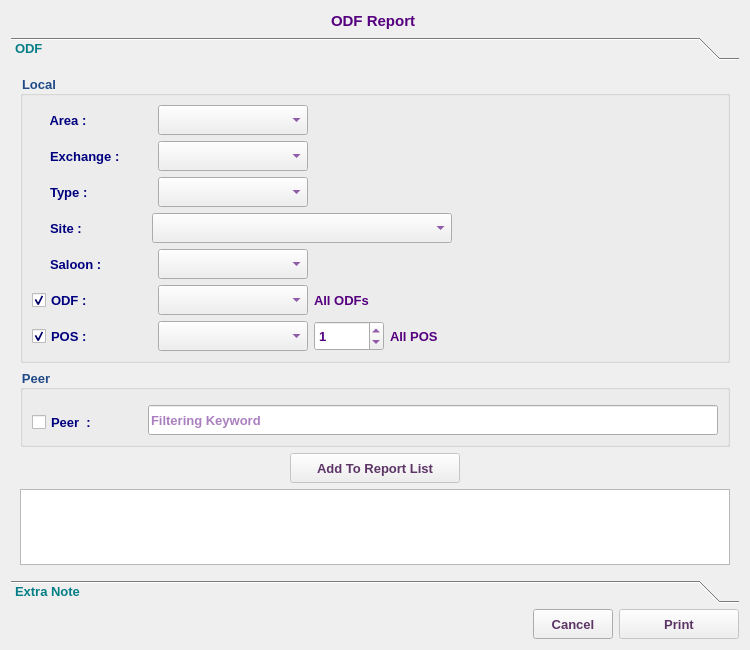
<?xml version="1.0" encoding="UTF-8"?>
<ui version="4.0">
 <class>OdfReportDialog</class>
 <widget class="QDialog" name="OdfReportDialog">
  <property name="geometry">
   <rect>
    <x>0</x>
    <y>0</y>
    <width>750</width>
    <height>650</height>
   </rect>
  </property>
  <property name="minimumSize">
   <size>
    <width>750</width>
    <height>650</height>
   </size>
  </property>
  <property name="font">
   <font>
    <family>Tahoma</family>
    <pointsize>10</pointsize>
   </font>
  </property>
  <property name="windowTitle">
   <string>ODF Report </string>
  </property>
  <property name="windowIcon">
   <iconset resource="../../../../image.qrc">
    <normaloff>:/Image/report.png</normaloff>:/Image/report.png</iconset>
  </property>
  <layout class="QVBoxLayout" name="verticalLayout">
   <item>
    <layout class="QHBoxLayout" name="horizontalLayout_2">
     <item>
      <spacer name="horizontalSpacer_3">
       <property name="font">
        <font>
         <family>Tahoma</family>
         <pointsize>10</pointsize>
        </font>
       </property>
       <property name="orientation">
        <enum>Qt::Horizontal</enum>
       </property>
       <property name="sizeHint" stdset="0">
        <size>
         <width>40</width>
         <height>20</height>
        </size>
       </property>
      </spacer>
     </item>
     <item>
      <widget class="QLabel" name="label_2">
       <property name="font">
        <font>
         <family>Tahoma</family>
         <pointsize>11</pointsize>
         <weight>75</weight>
         <bold>true</bold>
        </font>
       </property>
       <property name="styleSheet">
        <string notr="true">color: rgb(85, 0, 127);</string>
       </property>
       <property name="text">
        <string>ODF Report </string>
       </property>
      </widget>
     </item>
     <item>
      <spacer name="horizontalSpacer_2">
       <property name="font">
        <font>
         <family>Tahoma</family>
         <pointsize>10</pointsize>
        </font>
       </property>
       <property name="orientation">
        <enum>Qt::Horizontal</enum>
       </property>
       <property name="sizeHint" stdset="0">
        <size>
         <width>40</width>
         <height>20</height>
        </size>
       </property>
      </spacer>
     </item>
    </layout>
   </item>
   <item>
    <widget class="QToolBox" name="toolBox">
     <property name="font">
      <font>
       <weight>75</weight>
       <bold>true</bold>
      </font>
     </property>
     <property name="styleSheet">
      <string notr="true">color: rgb(4, 127, 135);</string>
     </property>
     <property name="currentIndex">
      <number>0</number>
     </property>
     <widget class="QWidget" name="page">
      <property name="geometry">
       <rect>
        <x>0</x>
        <y>-20</y>
        <width>718</width>
        <height>526</height>
       </rect>
      </property>
      <attribute name="label">
       <string>ODF</string>
      </attribute>
      <layout class="QVBoxLayout" name="verticalLayout_7">
       <item>
        <widget class="QGroupBox" name="groupBox">
         <property name="font">
          <font>
           <family>Tahoma</family>
           <pointsize>10</pointsize>
           <weight>75</weight>
           <bold>true</bold>
          </font>
         </property>
         <property name="styleSheet">
          <string notr="true">color: rgb(32, 74, 135);</string>
         </property>
         <property name="title">
          <string>Local</string>
         </property>
         <layout class="QVBoxLayout" name="verticalLayout_6">
          <item>
           <layout class="QHBoxLayout" name="horizontalLayout_9">
            <item>
             <layout class="QVBoxLayout" name="verticalLayout_3">
              <item>
               <layout class="QHBoxLayout" name="horizontalLayout">
                <item>
                 <widget class="QLabel" name="label">
                  <property name="sizePolicy">
                   <sizepolicy hsizetype="Preferred" vsizetype="Preferred">
                    <horstretch>0</horstretch>
                    <verstretch>0</verstretch>
                   </sizepolicy>
                  </property>
                  <property name="minimumSize">
                   <size>
                    <width>120</width>
                    <height>30</height>
                   </size>
                  </property>
                  <property name="maximumSize">
                   <size>
                    <width>120</width>
                    <height>30</height>
                   </size>
                  </property>
                  <property name="font">
                   <font>
                    <family>Tahoma</family>
                    <pointsize>10</pointsize>
                    <weight>75</weight>
                    <bold>true</bold>
                   </font>
                  </property>
                  <property name="styleSheet">
                   <string notr="true">color: rgb(0, 0, 127);</string>
                  </property>
                  <property name="text">
                   <string>     Area :</string>
                  </property>
                 </widget>
                </item>
                <item>
                 <widget class="QComboBox" name="areaCB">
                  <property name="minimumSize">
                   <size>
                    <width>150</width>
                    <height>30</height>
                   </size>
                  </property>
                  <property name="maximumSize">
                   <size>
                    <width>150</width>
                    <height>30</height>
                   </size>
                  </property>
                  <property name="font">
                   <font>
                    <family>Tahoma</family>
                    <pointsize>10</pointsize>
                    <weight>75</weight>
                    <bold>true</bold>
                   </font>
                  </property>
                  <property name="styleSheet">
                   <string notr="true">color: rgb(85, 0, 127);</string>
                  </property>
                 </widget>
                </item>
                <item>
                 <spacer name="horizontalSpacer_9">
                  <property name="font">
                   <font>
                    <family>Tahoma</family>
                    <pointsize>10</pointsize>
                   </font>
                  </property>
                  <property name="orientation">
                   <enum>Qt::Horizontal</enum>
                  </property>
                  <property name="sizeHint" stdset="0">
                   <size>
                    <width>40</width>
                    <height>20</height>
                   </size>
                  </property>
                 </spacer>
                </item>
               </layout>
              </item>
              <item>
               <layout class="QHBoxLayout" name="horizontalLayout_3">
                <item>
                 <widget class="QLabel" name="allExchLbl_4">
                  <property name="sizePolicy">
                   <sizepolicy hsizetype="Preferred" vsizetype="Preferred">
                    <horstretch>0</horstretch>
                    <verstretch>0</verstretch>
                   </sizepolicy>
                  </property>
                  <property name="minimumSize">
                   <size>
                    <width>120</width>
                    <height>30</height>
                   </size>
                  </property>
                  <property name="maximumSize">
                   <size>
                    <width>120</width>
                    <height>30</height>
                   </size>
                  </property>
                  <property name="font">
                   <font>
                    <family>Tahoma</family>
                    <pointsize>10</pointsize>
                    <weight>75</weight>
                    <bold>true</bold>
                   </font>
                  </property>
                  <property name="styleSheet">
                   <string notr="true">color: rgb(0, 0, 127);</string>
                  </property>
                  <property name="text">
                   <string>     Exchange :</string>
                  </property>
                 </widget>
                </item>
                <item>
                 <widget class="QComboBox" name="abbrCB">
                  <property name="minimumSize">
                   <size>
                    <width>150</width>
                    <height>30</height>
                   </size>
                  </property>
                  <property name="maximumSize">
                   <size>
                    <width>150</width>
                    <height>30</height>
                   </size>
                  </property>
                  <property name="font">
                   <font>
                    <family>Tahoma</family>
                    <pointsize>10</pointsize>
                    <weight>75</weight>
                    <bold>true</bold>
                   </font>
                  </property>
                  <property name="styleSheet">
                   <string notr="true">color: rgb(85, 0, 127);</string>
                  </property>
                 </widget>
                </item>
                <item>
                 <spacer name="horizontalSpacer">
                  <property name="font">
                   <font>
                    <family>Tahoma</family>
                    <pointsize>10</pointsize>
                   </font>
                  </property>
                  <property name="orientation">
                   <enum>Qt::Horizontal</enum>
                  </property>
                  <property name="sizeHint" stdset="0">
                   <size>
                    <width>40</width>
                    <height>20</height>
                   </size>
                  </property>
                 </spacer>
                </item>
               </layout>
              </item>
              <item>
               <layout class="QHBoxLayout" name="horizontalLayout_8">
                <item>
                 <widget class="QLabel" name="allExchLbl_2">
                  <property name="sizePolicy">
                   <sizepolicy hsizetype="Preferred" vsizetype="Preferred">
                    <horstretch>0</horstretch>
                    <verstretch>0</verstretch>
                   </sizepolicy>
                  </property>
                  <property name="minimumSize">
                   <size>
                    <width>120</width>
                    <height>30</height>
                   </size>
                  </property>
                  <property name="maximumSize">
                   <size>
                    <width>120</width>
                    <height>30</height>
                   </size>
                  </property>
                  <property name="font">
                   <font>
                    <family>Tahoma</family>
                    <pointsize>10</pointsize>
                    <weight>75</weight>
                    <bold>true</bold>
                   </font>
                  </property>
                  <property name="styleSheet">
                   <string notr="true">color: rgb(0, 0, 127);</string>
                  </property>
                  <property name="text">
                   <string>     Type :</string>
                  </property>
                 </widget>
                </item>
                <item>
                 <widget class="QComboBox" name="typeCB">
                  <property name="minimumSize">
                   <size>
                    <width>150</width>
                    <height>30</height>
                   </size>
                  </property>
                  <property name="maximumSize">
                   <size>
                    <width>150</width>
                    <height>30</height>
                   </size>
                  </property>
                  <property name="font">
                   <font>
                    <family>Tahoma</family>
                    <pointsize>10</pointsize>
                    <weight>75</weight>
                    <bold>true</bold>
                   </font>
                  </property>
                  <property name="styleSheet">
                   <string notr="true">color: rgb(85, 0, 127);</string>
                  </property>
                 </widget>
                </item>
                <item>
                 <spacer name="horizontalSpacer_4">
                  <property name="font">
                   <font>
                    <family>Tahoma</family>
                    <pointsize>10</pointsize>
                   </font>
                  </property>
                  <property name="orientation">
                   <enum>Qt::Horizontal</enum>
                  </property>
                  <property name="sizeHint" stdset="0">
                   <size>
                    <width>40</width>
                    <height>20</height>
                   </size>
                  </property>
                 </spacer>
                </item>
               </layout>
              </item>
             </layout>
            </item>
            <item>
             <widget class="QLabel" name="label_3">
              <property name="font">
               <font>
                <family>Tahoma</family>
                <pointsize>10</pointsize>
               </font>
              </property>
              <property name="text">
               <string/>
              </property>
              <property name="pixmap">
               <pixmap resource="../../../../image.qrc">:/Image/fiber.png</pixmap>
              </property>
             </widget>
            </item>
           </layout>
          </item>
          <item>
           <widget class="QFrame" name="siteFrame">
            <property name="font">
             <font>
              <family>Tahoma</family>
              <pointsize>10</pointsize>
             </font>
            </property>
            <property name="frameShape">
             <enum>QFrame::NoFrame</enum>
            </property>
            <property name="frameShadow">
             <enum>QFrame::Raised</enum>
            </property>
            <property name="lineWidth">
             <number>0</number>
            </property>
            <layout class="QVBoxLayout" name="verticalLayout_2">
             <property name="spacing">
              <number>0</number>
             </property>
             <property name="leftMargin">
              <number>0</number>
             </property>
             <property name="topMargin">
              <number>0</number>
             </property>
             <property name="rightMargin">
              <number>0</number>
             </property>
             <property name="bottomMargin">
              <number>0</number>
             </property>
             <item>
              <layout class="QHBoxLayout" name="horizontalLayout_7">
               <item>
                <widget class="QLabel" name="allExchLbl_3">
                 <property name="sizePolicy">
                  <sizepolicy hsizetype="Preferred" vsizetype="Preferred">
                   <horstretch>0</horstretch>
                   <verstretch>0</verstretch>
                  </sizepolicy>
                 </property>
                 <property name="minimumSize">
                  <size>
                   <width>120</width>
                   <height>30</height>
                  </size>
                 </property>
                 <property name="maximumSize">
                  <size>
                   <width>120</width>
                   <height>30</height>
                  </size>
                 </property>
                 <property name="font">
                  <font>
                   <family>Tahoma</family>
                   <pointsize>10</pointsize>
                   <weight>75</weight>
                   <bold>true</bold>
                  </font>
                 </property>
                 <property name="styleSheet">
                  <string notr="true">color: rgb(0, 0, 127);</string>
                 </property>
                 <property name="text">
                  <string>     Site :</string>
                 </property>
                </widget>
               </item>
               <item>
                <widget class="QComboBox" name="siteCB">
                 <property name="minimumSize">
                  <size>
                   <width>300</width>
                   <height>30</height>
                  </size>
                 </property>
                 <property name="maximumSize">
                  <size>
                   <width>300</width>
                   <height>30</height>
                  </size>
                 </property>
                 <property name="font">
                  <font>
                   <family>Tahoma</family>
                   <pointsize>10</pointsize>
                   <weight>75</weight>
                   <bold>true</bold>
                  </font>
                 </property>
                 <property name="styleSheet">
                  <string notr="true">color: rgb(85, 0, 127);</string>
                 </property>
                </widget>
               </item>
               <item>
                <spacer name="horizontalSpacer_11">
                 <property name="font">
                  <font>
                   <family>Tahoma</family>
                   <pointsize>10</pointsize>
                  </font>
                 </property>
                 <property name="orientation">
                  <enum>Qt::Horizontal</enum>
                 </property>
                 <property name="sizeHint" stdset="0">
                  <size>
                   <width>40</width>
                   <height>20</height>
                  </size>
                 </property>
                </spacer>
               </item>
              </layout>
             </item>
            </layout>
           </widget>
          </item>
          <item>
           <layout class="QHBoxLayout" name="horizontalLayout_11">
            <item>
             <widget class="QLabel" name="allExchLbl_5">
              <property name="sizePolicy">
               <sizepolicy hsizetype="Preferred" vsizetype="Preferred">
                <horstretch>0</horstretch>
                <verstretch>0</verstretch>
               </sizepolicy>
              </property>
              <property name="minimumSize">
               <size>
                <width>120</width>
                <height>30</height>
               </size>
              </property>
              <property name="maximumSize">
               <size>
                <width>120</width>
                <height>30</height>
               </size>
              </property>
              <property name="font">
               <font>
                <family>Tahoma</family>
                <pointsize>10</pointsize>
                <weight>75</weight>
                <bold>true</bold>
               </font>
              </property>
              <property name="styleSheet">
               <string notr="true">color: rgb(0, 0, 127);</string>
              </property>
              <property name="text">
               <string>     Saloon :</string>
              </property>
             </widget>
            </item>
            <item>
             <widget class="QComboBox" name="saloonCB">
              <property name="minimumSize">
               <size>
                <width>150</width>
                <height>30</height>
               </size>
              </property>
              <property name="maximumSize">
               <size>
                <width>150</width>
                <height>30</height>
               </size>
              </property>
              <property name="font">
               <font>
                <family>Tahoma</family>
                <pointsize>10</pointsize>
                <weight>75</weight>
                <bold>true</bold>
               </font>
              </property>
              <property name="styleSheet">
               <string notr="true">color: rgb(85, 0, 127);</string>
              </property>
             </widget>
            </item>
            <item>
             <spacer name="horizontalSpacer_12">
              <property name="font">
               <font>
                <family>Tahoma</family>
                <pointsize>10</pointsize>
               </font>
              </property>
              <property name="orientation">
               <enum>Qt::Horizontal</enum>
              </property>
              <property name="sizeHint" stdset="0">
               <size>
                <width>40</width>
                <height>20</height>
               </size>
              </property>
             </spacer>
            </item>
           </layout>
          </item>
          <item>
           <layout class="QHBoxLayout" name="horizontalLayout_4">
            <item>
             <widget class="QCheckBox" name="odfChB">
              <property name="sizePolicy">
               <sizepolicy hsizetype="Preferred" vsizetype="Preferred">
                <horstretch>0</horstretch>
                <verstretch>0</verstretch>
               </sizepolicy>
              </property>
              <property name="minimumSize">
               <size>
                <width>120</width>
                <height>30</height>
               </size>
              </property>
              <property name="maximumSize">
               <size>
                <width>120</width>
                <height>30</height>
               </size>
              </property>
              <property name="font">
               <font>
                <family>Tahoma</family>
                <pointsize>10</pointsize>
                <weight>75</weight>
                <bold>true</bold>
               </font>
              </property>
              <property name="styleSheet">
               <string notr="true">color: rgb(0, 0, 127);</string>
              </property>
              <property name="text">
               <string>ODF :</string>
              </property>
              <property name="checked">
               <bool>true</bool>
              </property>
             </widget>
            </item>
            <item>
             <widget class="QComboBox" name="odfCB">
              <property name="minimumSize">
               <size>
                <width>150</width>
                <height>30</height>
               </size>
              </property>
              <property name="maximumSize">
               <size>
                <width>150</width>
                <height>30</height>
               </size>
              </property>
              <property name="font">
               <font>
                <family>Tahoma</family>
                <pointsize>10</pointsize>
                <weight>75</weight>
                <bold>true</bold>
               </font>
              </property>
              <property name="styleSheet">
               <string notr="true">color: rgb(85, 0, 127);</string>
              </property>
             </widget>
            </item>
            <item>
             <widget class="QLabel" name="allOdfLbl">
              <property name="minimumSize">
               <size>
                <width>80</width>
                <height>30</height>
               </size>
              </property>
              <property name="maximumSize">
               <size>
                <width>80</width>
                <height>30</height>
               </size>
              </property>
              <property name="font">
               <font>
                <family>Tahoma</family>
                <pointsize>10</pointsize>
                <weight>75</weight>
                <bold>true</bold>
               </font>
              </property>
              <property name="styleSheet">
               <string notr="true">color: rgb(85, 0, 127);</string>
              </property>
              <property name="text">
               <string>All ODFs</string>
              </property>
             </widget>
            </item>
            <item>
             <spacer name="horizontalSpacer_5">
              <property name="font">
               <font>
                <family>Tahoma</family>
                <pointsize>10</pointsize>
               </font>
              </property>
              <property name="orientation">
               <enum>Qt::Horizontal</enum>
              </property>
              <property name="sizeHint" stdset="0">
               <size>
                <width>40</width>
                <height>20</height>
               </size>
              </property>
             </spacer>
            </item>
           </layout>
          </item>
          <item>
           <layout class="QHBoxLayout" name="horizontalLayout_10">
            <item>
             <widget class="QCheckBox" name="posChB">
              <property name="sizePolicy">
               <sizepolicy hsizetype="Preferred" vsizetype="Preferred">
                <horstretch>0</horstretch>
                <verstretch>0</verstretch>
               </sizepolicy>
              </property>
              <property name="minimumSize">
               <size>
                <width>120</width>
                <height>30</height>
               </size>
              </property>
              <property name="maximumSize">
               <size>
                <width>120</width>
                <height>30</height>
               </size>
              </property>
              <property name="font">
               <font>
                <family>Tahoma</family>
                <pointsize>10</pointsize>
                <weight>75</weight>
                <bold>true</bold>
               </font>
              </property>
              <property name="styleSheet">
               <string notr="true">color: rgb(0, 0, 127);</string>
              </property>
              <property name="text">
               <string>POS :</string>
              </property>
              <property name="checked">
               <bool>true</bool>
              </property>
             </widget>
            </item>
            <item>
             <widget class="QComboBox" name="posCB">
              <property name="minimumSize">
               <size>
                <width>150</width>
                <height>30</height>
               </size>
              </property>
              <property name="maximumSize">
               <size>
                <width>150</width>
                <height>30</height>
               </size>
              </property>
              <property name="font">
               <font>
                <family>Tahoma</family>
                <pointsize>10</pointsize>
                <weight>75</weight>
                <bold>true</bold>
               </font>
              </property>
              <property name="styleSheet">
               <string notr="true">color: rgb(85, 0, 127);</string>
              </property>
             </widget>
            </item>
            <item>
             <widget class="QSpinBox" name="posSB">
              <property name="minimumSize">
               <size>
                <width>70</width>
                <height>30</height>
               </size>
              </property>
              <property name="maximumSize">
               <size>
                <width>70</width>
                <height>30</height>
               </size>
              </property>
              <property name="font">
               <font>
                <family>Tahoma</family>
                <pointsize>10</pointsize>
                <weight>75</weight>
                <bold>true</bold>
               </font>
              </property>
              <property name="styleSheet">
               <string notr="true">color: rgb(85, 0, 127);</string>
              </property>
              <property name="maximum">
               <number>20</number>
              </property>
              <property name="value">
               <number>1</number>
              </property>
             </widget>
            </item>
            <item>
             <widget class="QLabel" name="allPosLbl">
              <property name="minimumSize">
               <size>
                <width>80</width>
                <height>30</height>
               </size>
              </property>
              <property name="maximumSize">
               <size>
                <width>80</width>
                <height>30</height>
               </size>
              </property>
              <property name="font">
               <font>
                <family>Tahoma</family>
                <pointsize>10</pointsize>
                <weight>75</weight>
                <bold>true</bold>
               </font>
              </property>
              <property name="styleSheet">
               <string notr="true">color: rgb(85, 0, 127);</string>
              </property>
              <property name="text">
               <string>All POS</string>
              </property>
             </widget>
            </item>
            <item>
             <spacer name="horizontalSpacer_10">
              <property name="font">
               <font>
                <family>Tahoma</family>
                <pointsize>10</pointsize>
               </font>
              </property>
              <property name="orientation">
               <enum>Qt::Horizontal</enum>
              </property>
              <property name="sizeHint" stdset="0">
               <size>
                <width>40</width>
                <height>20</height>
               </size>
              </property>
             </spacer>
            </item>
           </layout>
          </item>
         </layout>
        </widget>
       </item>
       <item>
        <widget class="QGroupBox" name="groupBox_2">
         <property name="font">
          <font>
           <family>Tahoma</family>
           <pointsize>10</pointsize>
           <weight>75</weight>
           <bold>true</bold>
          </font>
         </property>
         <property name="styleSheet">
          <string notr="true">color: rgb(32, 74, 135);</string>
         </property>
         <property name="title">
          <string>Peer</string>
         </property>
         <layout class="QVBoxLayout" name="verticalLayout_4">
          <item>
           <widget class="QFrame" name="siteFrame_2">
            <property name="font">
             <font>
              <family>Tahoma</family>
              <pointsize>10</pointsize>
             </font>
            </property>
            <property name="frameShape">
             <enum>QFrame::NoFrame</enum>
            </property>
            <property name="frameShadow">
             <enum>QFrame::Raised</enum>
            </property>
            <property name="lineWidth">
             <number>0</number>
            </property>
            <layout class="QVBoxLayout" name="verticalLayout_5">
             <property name="spacing">
              <number>0</number>
             </property>
             <property name="leftMargin">
              <number>0</number>
             </property>
             <property name="topMargin">
              <number>0</number>
             </property>
             <property name="rightMargin">
              <number>0</number>
             </property>
             <property name="bottomMargin">
              <number>0</number>
             </property>
            </layout>
           </widget>
          </item>
          <item>
           <layout class="QHBoxLayout" name="horizontalLayout_13">
            <item>
             <widget class="QCheckBox" name="peerChB">
              <property name="minimumSize">
               <size>
                <width>110</width>
                <height>30</height>
               </size>
              </property>
              <property name="maximumSize">
               <size>
                <width>110</width>
                <height>25</height>
               </size>
              </property>
              <property name="font">
               <font>
                <family>Tahoma</family>
                <pointsize>10</pointsize>
                <weight>75</weight>
                <bold>true</bold>
               </font>
              </property>
              <property name="styleSheet">
               <string notr="true">color: rgb(0, 0, 127);</string>
              </property>
              <property name="text">
               <string>Peer  :</string>
              </property>
              <property name="checked">
               <bool>false</bool>
              </property>
             </widget>
            </item>
            <item>
             <widget class="QLineEdit" name="peerLE">
              <property name="sizePolicy">
               <sizepolicy hsizetype="Expanding" vsizetype="Preferred">
                <horstretch>0</horstretch>
                <verstretch>0</verstretch>
               </sizepolicy>
              </property>
              <property name="minimumSize">
               <size>
                <width>300</width>
                <height>30</height>
               </size>
              </property>
              <property name="maximumSize">
               <size>
                <width>5000</width>
                <height>30</height>
               </size>
              </property>
              <property name="font">
               <font>
                <family>Tahoma</family>
                <pointsize>10</pointsize>
                <weight>75</weight>
                <bold>true</bold>
               </font>
              </property>
              <property name="styleSheet">
               <string notr="true">color: rgb(85, 0, 127);</string>
              </property>
              <property name="placeholderText">
               <string>Filtering Keyword</string>
              </property>
             </widget>
            </item>
           </layout>
          </item>
         </layout>
        </widget>
       </item>
       <item>
        <layout class="QHBoxLayout" name="horizontalLayout_6">
         <item>
          <spacer name="horizontalSpacer_7">
           <property name="font">
            <font>
             <family>Tahoma</family>
             <pointsize>10</pointsize>
            </font>
           </property>
           <property name="orientation">
            <enum>Qt::Horizontal</enum>
           </property>
           <property name="sizeHint" stdset="0">
            <size>
             <width>40</width>
             <height>20</height>
            </size>
           </property>
          </spacer>
         </item>
         <item>
          <widget class="QPushButton" name="addBtn">
           <property name="enabled">
            <bool>false</bool>
           </property>
           <property name="sizePolicy">
            <sizepolicy hsizetype="Preferred" vsizetype="Preferred">
             <horstretch>0</horstretch>
             <verstretch>0</verstretch>
            </sizepolicy>
           </property>
           <property name="minimumSize">
            <size>
             <width>170</width>
             <height>30</height>
            </size>
           </property>
           <property name="maximumSize">
            <size>
             <width>220</width>
             <height>30</height>
            </size>
           </property>
           <property name="font">
            <font>
             <family>Tahoma</family>
             <pointsize>10</pointsize>
             <weight>75</weight>
             <bold>true</bold>
            </font>
           </property>
           <property name="styleSheet">
            <string notr="true">color: rgb(92, 53, 102);</string>
           </property>
           <property name="text">
            <string>Add To Report List</string>
           </property>
           <property name="icon">
            <iconset resource="../../../../image.qrc">
             <normaloff>:/Image/add.png</normaloff>:/Image/add.png</iconset>
           </property>
           <property name="iconSize">
            <size>
             <width>20</width>
             <height>20</height>
            </size>
           </property>
          </widget>
         </item>
         <item>
          <spacer name="horizontalSpacer_8">
           <property name="font">
            <font>
             <family>Tahoma</family>
             <pointsize>10</pointsize>
            </font>
           </property>
           <property name="orientation">
            <enum>Qt::Horizontal</enum>
           </property>
           <property name="sizeHint" stdset="0">
            <size>
             <width>40</width>
             <height>20</height>
            </size>
           </property>
          </spacer>
         </item>
        </layout>
       </item>
       <item>
        <widget class="QTableView" name="reportTV">
         <property name="font">
          <font>
           <family>Tahoma</family>
           <pointsize>10</pointsize>
           <weight>50</weight>
           <bold>false</bold>
          </font>
         </property>
         <property name="styleSheet">
          <string notr="true">color: rgb(0, 0, 0);</string>
         </property>
         <property name="editTriggers">
          <set>QAbstractItemView::NoEditTriggers</set>
         </property>
         <property name="alternatingRowColors">
          <bool>true</bool>
         </property>
         <property name="selectionMode">
          <enum>QAbstractItemView::SingleSelection</enum>
         </property>
         <property name="selectionBehavior">
          <enum>QAbstractItemView::SelectRows</enum>
         </property>
        </widget>
       </item>
      </layout>
     </widget>
     <widget class="QWidget" name="page_2">
      <property name="geometry">
       <rect>
        <x>0</x>
        <y>0</y>
        <width>732</width>
        <height>506</height>
       </rect>
      </property>
      <attribute name="label">
       <string>Extra Note</string>
      </attribute>
      <layout class="QVBoxLayout" name="verticalLayout_8">
       <item>
        <widget class="QLineEdit" name="customInfoLE">
         <property name="minimumSize">
          <size>
           <width>0</width>
           <height>40</height>
          </size>
         </property>
         <property name="maximumSize">
          <size>
           <width>16777215</width>
           <height>40</height>
          </size>
         </property>
         <property name="font">
          <font>
           <weight>75</weight>
           <bold>true</bold>
          </font>
         </property>
         <property name="styleSheet">
          <string notr="true">color: rgb(85, 0, 127);</string>
         </property>
         <property name="placeholderText">
          <string>Custom Information</string>
         </property>
        </widget>
       </item>
       <item>
        <spacer name="verticalSpacer">
         <property name="orientation">
          <enum>Qt::Vertical</enum>
         </property>
         <property name="sizeHint" stdset="0">
          <size>
           <width>20</width>
           <height>439</height>
          </size>
         </property>
        </spacer>
       </item>
      </layout>
     </widget>
    </widget>
   </item>
   <item>
    <layout class="QHBoxLayout" name="horizontalLayout_5">
     <item>
      <spacer name="horizontalSpacer_6">
       <property name="font">
        <font>
         <family>Tahoma</family>
         <pointsize>10</pointsize>
        </font>
       </property>
       <property name="orientation">
        <enum>Qt::Horizontal</enum>
       </property>
       <property name="sizeHint" stdset="0">
        <size>
         <width>40</width>
         <height>20</height>
        </size>
       </property>
      </spacer>
     </item>
     <item>
      <widget class="QPushButton" name="cancelBtn">
       <property name="sizePolicy">
        <sizepolicy hsizetype="Preferred" vsizetype="Preferred">
         <horstretch>0</horstretch>
         <verstretch>0</verstretch>
        </sizepolicy>
       </property>
       <property name="minimumSize">
        <size>
         <width>80</width>
         <height>30</height>
        </size>
       </property>
       <property name="maximumSize">
        <size>
         <width>120</width>
         <height>30</height>
        </size>
       </property>
       <property name="font">
        <font>
         <family>Tahoma</family>
         <pointsize>10</pointsize>
         <weight>75</weight>
         <bold>true</bold>
        </font>
       </property>
       <property name="styleSheet">
        <string notr="true">color: rgb(92, 53, 102);</string>
       </property>
       <property name="text">
        <string>Cancel</string>
       </property>
      </widget>
     </item>
     <item>
      <widget class="QPushButton" name="okBtn">
       <property name="enabled">
        <bool>false</bool>
       </property>
       <property name="sizePolicy">
        <sizepolicy hsizetype="Preferred" vsizetype="Preferred">
         <horstretch>0</horstretch>
         <verstretch>0</verstretch>
        </sizepolicy>
       </property>
       <property name="minimumSize">
        <size>
         <width>120</width>
         <height>30</height>
        </size>
       </property>
       <property name="maximumSize">
        <size>
         <width>150</width>
         <height>30</height>
        </size>
       </property>
       <property name="font">
        <font>
         <family>Tahoma</family>
         <pointsize>10</pointsize>
         <weight>75</weight>
         <bold>true</bold>
        </font>
       </property>
       <property name="styleSheet">
        <string notr="true">color: rgb(92, 53, 102);</string>
       </property>
       <property name="text">
        <string>Print</string>
       </property>
       <property name="icon">
        <iconset resource="../../../../image.qrc">
         <normaloff>:/Image/pdf.png</normaloff>:/Image/pdf.png</iconset>
       </property>
       <property name="iconSize">
        <size>
         <width>20</width>
         <height>20</height>
        </size>
       </property>
      </widget>
     </item>
    </layout>
   </item>
  </layout>
  <action name="actionRemove_Record">
   <property name="icon">
    <iconset resource="../../../../image.qrc">
     <normaloff>:/Image/remove.png</normaloff>:/Image/remove.png</iconset>
   </property>
   <property name="text">
    <string>Remove Record</string>
   </property>
   <property name="toolTip">
    <string>Remove Record</string>
   </property>
  </action>
 </widget>
 <tabstops>
  <tabstop>okBtn</tabstop>
  <tabstop>cancelBtn</tabstop>
 </tabstops>
 <resources>
  <include location="../../../../image.qrc"/>
 </resources>
 <connections/>
</ui>
